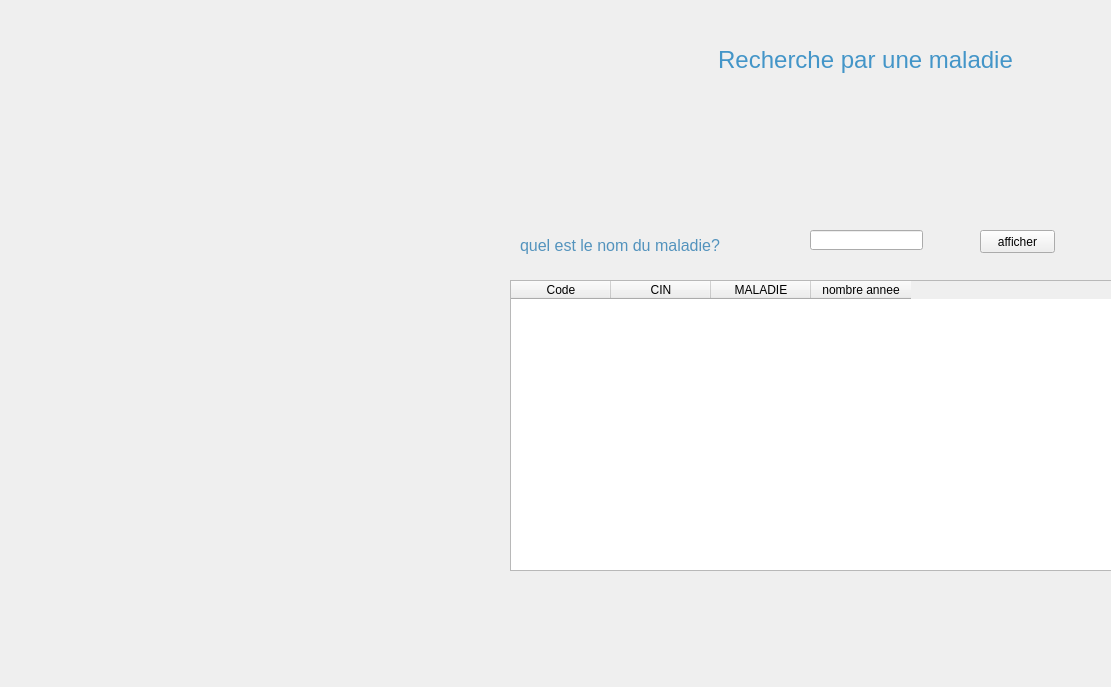
<?xml version="1.0" encoding="UTF-8"?>
<ui version="4.0">
 <class>w18</class>
 <widget class="QWidget" name="w18">
  <property name="geometry">
   <rect>
    <x>0</x>
    <y>0</y>
    <width>1111</width>
    <height>687</height>
   </rect>
  </property>
  <property name="windowTitle">
   <string>Form</string>
  </property>
  <property name="styleSheet">
   <string notr="true">#w18{
	border-image: url(im31.png) 0 0 0 0 stretch stretch;
}</string>
  </property>
  <widget class="QLabel" name="label">
   <property name="geometry">
    <rect>
     <x>600</x>
     <y>40</y>
     <width>531</width>
     <height>41</height>
    </rect>
   </property>
   <property name="text">
    <string>&lt;html&gt;&lt;head/&gt;&lt;body&gt;&lt;p align=&quot;center&quot;&gt;&lt;span style=&quot; font-size:18pt; color:#4395c8;&quot;&gt;Recherche par une maladie&lt;/span&gt;&lt;/p&gt;&lt;/body&gt;&lt;/html&gt;</string>
   </property>
  </widget>
  <widget class="QLabel" name="label_2">
   <property name="geometry">
    <rect>
     <x>520</x>
     <y>230</y>
     <width>261</width>
     <height>31</height>
    </rect>
   </property>
   <property name="text">
    <string>&lt;html&gt;&lt;head/&gt;&lt;body&gt;&lt;p&gt;&lt;span style=&quot; font-size:12pt; color:#5393bd;&quot;&gt;quel est le nom du maladie?&lt;/span&gt;&lt;/p&gt;&lt;/body&gt;&lt;/html&gt;</string>
   </property>
  </widget>
  <widget class="QTableWidget" name="tab">
   <property name="geometry">
    <rect>
     <x>510</x>
     <y>280</y>
     <width>751</width>
     <height>291</height>
    </rect>
   </property>
   <column>
    <property name="text">
     <string>Code</string>
    </property>
   </column>
   <column>
    <property name="text">
     <string>CIN</string>
    </property>
   </column>
   <column>
    <property name="text">
     <string>MALADIE</string>
    </property>
   </column>
   <column>
    <property name="text">
     <string>nombre annee</string>
    </property>
   </column>
  </widget>
  <widget class="QPushButton" name="affiche">
   <property name="geometry">
    <rect>
     <x>980</x>
     <y>230</y>
     <width>75</width>
     <height>23</height>
    </rect>
   </property>
   <property name="text">
    <string>afficher</string>
   </property>
  </widget>
  <widget class="QLineEdit" name="nom">
   <property name="geometry">
    <rect>
     <x>810</x>
     <y>230</y>
     <width>113</width>
     <height>20</height>
    </rect>
   </property>
  </widget>
 </widget>
 <resources/>
 <connections/>
</ui>
